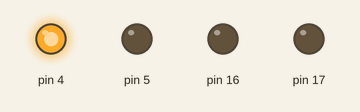
Simulated run of this sketch. Board: Arduino Uno, built with avr-gcc and run on an emulated ATmega328P. Parts: output pins drawn as LEDs (lit = HIGH).

Above: at 0.5 s.
At 1.5 s:
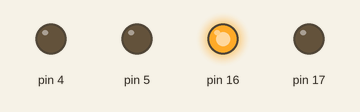
At 5.5 s:
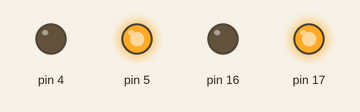
Timing chart, 0 to 6.9 s (numbered marks = the images above):
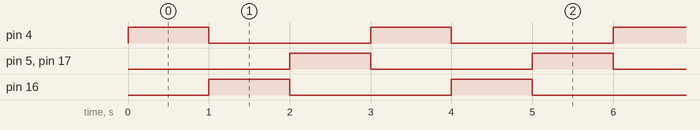

Measured:
- by itself, pin 4, pin 5, pin 16, pin 17: alternates HIGH for 1.0 s and LOW for 2.0 s
- by itself, everything shown: repeats every 3.0 s, in 4 steps

The sketch:

led_light.ino
```cpp
void setup() {
  // put your setup code here, to run once:
  pinMode(4, OUTPUT);  // 4號腳位:綠燈
  pinMode(16, OUTPUT); // 16號腳位:黃燈
  pinMode(17, OUTPUT); // 17號腳位:紅燈
  pinMode(5, OUTPUT); // 5號腳位:ISD1820錄放音模組輸出
}

void loop() {
  // put your main code here, to run repeatedly:
  digitalWrite(4, HIGH);  // 亮綠燈
  delay(1000);
  digitalWrite(4, LOW);  // 熄綠燈

  digitalWrite(16, HIGH);  // 亮黃燈
  delay(1000);
  digitalWrite(16, LOW);  // 熄黃燈

  digitalWrite(5, HIGH);  // 發出聲音

  digitalWrite(17, HIGH);  // 亮紅燈
  delay(1000);
  digitalWrite(17, LOW);  // 熄紅燈

  digitalWrite(5, LOW);  // 關閉聲音
}
```
